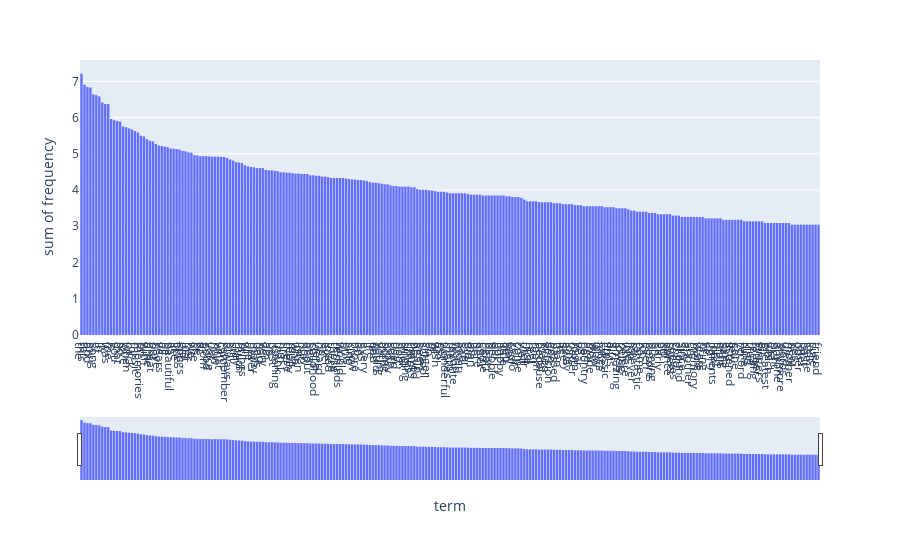

Here is the notebook cell this chart was saved with:
### Code cell
import plotly.express as px
import pandas as pd
import math

word_counts_log = [math.log(i) for i in word_counts]

terms = count_vect.get_feature_names_out()
temp_df = pd.DataFrame({
    'term': terms,
    'frequency': word_counts_log
})

filtered_df = temp_df[temp_df['frequency'] > 3]
sorted_df = filtered_df.sort_values(by='frequency', ascending=False)

fig = px.histogram(sorted_df, x='term', y='frequency')

fig.update_layout(
    xaxis=dict(
        rangeslider=dict(visible=True),  # Adds the range slider
        tickmode='linear',               # Ensures all ticks are spaced evenly
    )
)

fig.show()

### Figure 1 — Plotly figure (JSON) as saved in the notebook; plotly's stock layout.template omitted (floating-point values rounded to 4 significant figures; data arrays with more than 128 entries replaced by an {"elided": "..."} marker saying what was removed)
{"data": [{"alignmentgroup": "True", "bingroup": "x", "histfunc": "sum", "hovertemplate": "term=%{x}<br>sum of frequency=%{y}<extra></extra>", "legendgroup": "", "marker": {"color": "#636efa", "pattern": {"shape": ""}}, "name": "", "offsetgroup": "", "orientation": "v", "showlegend": false, "type": "histogram", "x": {"elided": "249 str values"}, "xaxis": "x", "y": {"elided": "249 float values"}, "yaxis": "y"}], "layout": {"autosize": true, "barmode": "relative", "legend": {"tracegroupgap": 0}, "margin": {"t": 60}, "xaxis": {"anchor": "y", "autorange": true, "domain": [0, 1], "range": [-0.5, 248.5], "rangeslider": {"autorange": true, "range": [-0.5, 248.5], "visible": true, "yaxis": {"_template": null, "rangemode": "match"}}, "tickmode": "linear", "title": {"text": "term"}, "type": "category"}, "yaxis": {"anchor": "x", "autorange": true, "domain": [0, 1], "range": [0, 7.588], "title": {"text": "sum of frequency"}, "type": "linear"}}}
